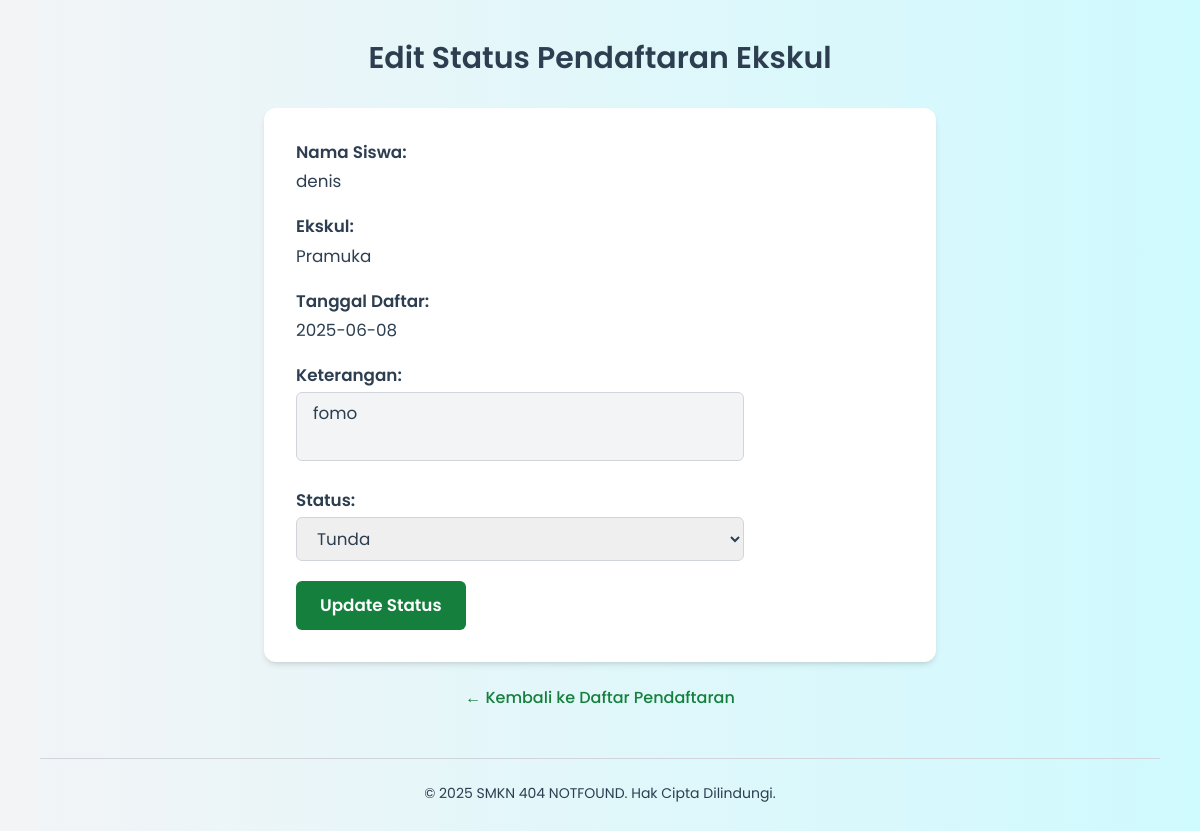
The app's page /admin/edit_daftar.php?id=1 (signed in) with its own data.
### tables this page shows
CREATE TABLE `pendaftaran_eskul` (
  `id_pendaftaran` int(11) NOT NULL,
  `id_siswa` int(11) NOT NULL,
  `id_eskul` int(11) NOT NULL,
  `tanggal_daftar` date NOT NULL,
  `status` enum('tunda','diterima','ditolak') NOT NULL DEFAULT 'tunda',
  `keterangan` text DEFAULT NULL
);

CREATE TABLE `siswa` (
  `id_siswa` int(11) NOT NULL,
  `nis` varchar(20) NOT NULL,
  `nama_siswa` varchar(200) NOT NULL,
  `kelas` varchar(10) NOT NULL,
  `jenis_kelamin` enum('L','P') DEFAULT NULL,
  `tanggal_lahir` date DEFAULT NULL,
  `alamat` text DEFAULT NULL,
  `no_telp` varchar(15) DEFAULT NULL,
  `email` varchar(100) DEFAULT NULL
);

CREATE TABLE `eskul` (
  `id_eskul` int(11) NOT NULL,
  `nama_eskul` varchar(100) NOT NULL,
  `deskripsi` text NOT NULL,
  `pembina` varchar(100) NOT NULL,
  `hari_kegiatan` varchar(10) NOT NULL,
  `jam_mulai` time NOT NULL,
  `jam_selesai` time NOT NULL,
  `lokasi` varchar(100) NOT NULL,
  `kuota` int(11) DEFAULT NULL
);

### admin/edit_daftar.php (the view, shortened to what this page needs)
<?php
include '../koneksi.php';
if (isset($_GET['id']) && is_numeric($_GET['id'])) {
    $idPendaftaran = (int)$_GET['id'];
    $sql = "SELECT p.*, s.nama_siswa, e.nama_eskul
            FROM pendaftaran_eskul p
            JOIN siswa s ON p.id_siswa = s.id_siswa
            JOIN eskul e ON p.id_eskul = e.id_eskul
            WHERE p.id_pendaftaran = $idPendaftaran";
    $result = $conn->query($sql);
    $pendaftaran = $result->fetch_assoc();
} else {
    die("ID tidak valid.");
}
?>
<!DOCTYPE html>
<html lang="id">
<head>
  <script src="https://cdn.tailwindcss.com"></script>
</head>
<body class="bg-gradient-to-r from-gray-100 to-cyan-100 text-[#2c3e50] p-6 sm:p-10 animate-fadeIn min-h-screen">
  <h2 class="text-center text-2xl sm:text-3xl font-semibold text-[#2c3e50] mb-8">Edit Status Pendaftaran Ekskul</h2>
  <form method="POST" class="bg-white max-w-2xl mx-auto p-6 sm:p-8 rounded-xl shadow-md space-y-5 text-[1.05em]">
    <div>
      <label class="font-semibold block mb-1">Nama Siswa:</label>
      <p><?= htmlspecialchars($pendaftaran['nama_siswa']); ?></p>
    </div>
    <div>
      <label class="font-semibold block mb-1">Ekskul:</label>
      <p><?= htmlspecialchars($pendaftaran['nama_eskul']); ?></p>
    </div>
    <div>
      <label class="font-semibold block mb-1">Tanggal Daftar:</label>
      <p><?= htmlspecialchars($pendaftaran['tanggal_daftar']); ?></p>
    </div>
    <div>
      <label class="font-semibold block mb-1">Keterangan:</label>
      <textarea readonly class="w-full max-w-md bg-gray-100 border border-gray-300 rounded-md px-4 py-2 resize-none"><?= htmlspecialchars($pendaftaran['keterangan']); ?></textarea>
    </div>
    <div>
      <label for="status" class="font-semibold block mb-1">Status:</label>
      <select name="status" required
        class="w-full max-w-md px-4 py-2 rounded-md border border-gray-300 focus:outline-none focus:ring-2 focus:ring-green-500">
        <option value="tunda" <?= $pendaftaran['status'] === 'tunda' ? 'selected' : ''; ?>>Tunda</option>
      </select>
    </div>
    <button type="submit"
      class="bg-green-700 text-white font-semibold py-3 px-6 rounded-md hover:bg-green-800 transition block w-full sm:w-auto">
      Update Status
    </button>
  </form>
  <div class="text-center mt-6">
    <a href="admin_daftar.php" class="text-green-700 hover:underline font-medium">← Kembali ke Daftar Pendaftaran</a>
  </div>
  <footer class="text-center text-sm text-[#2c3e50] mt-12 pt-6 border-t border-gray-300">
    <p>&copy; <?= date('Y'); ?> SMKN 404 NOTFOUND. Hak Cipta Dilindungi.</p>
  </footer>
</body>
</html>

### admin/edit_daftar.php (style rules this page uses)
body { font-family: 'Poppins', sans-serif; }
.animate-fadeIn { animation: fadeIn 0.8s ease-out forwards; }

### records on screen
pendaftaran_eskul: id_siswa.nama_siswa "denis", id_eskul.nama_eskul "Pramuka", tanggal_daftar "2025-06-08", keterangan "fomo"
